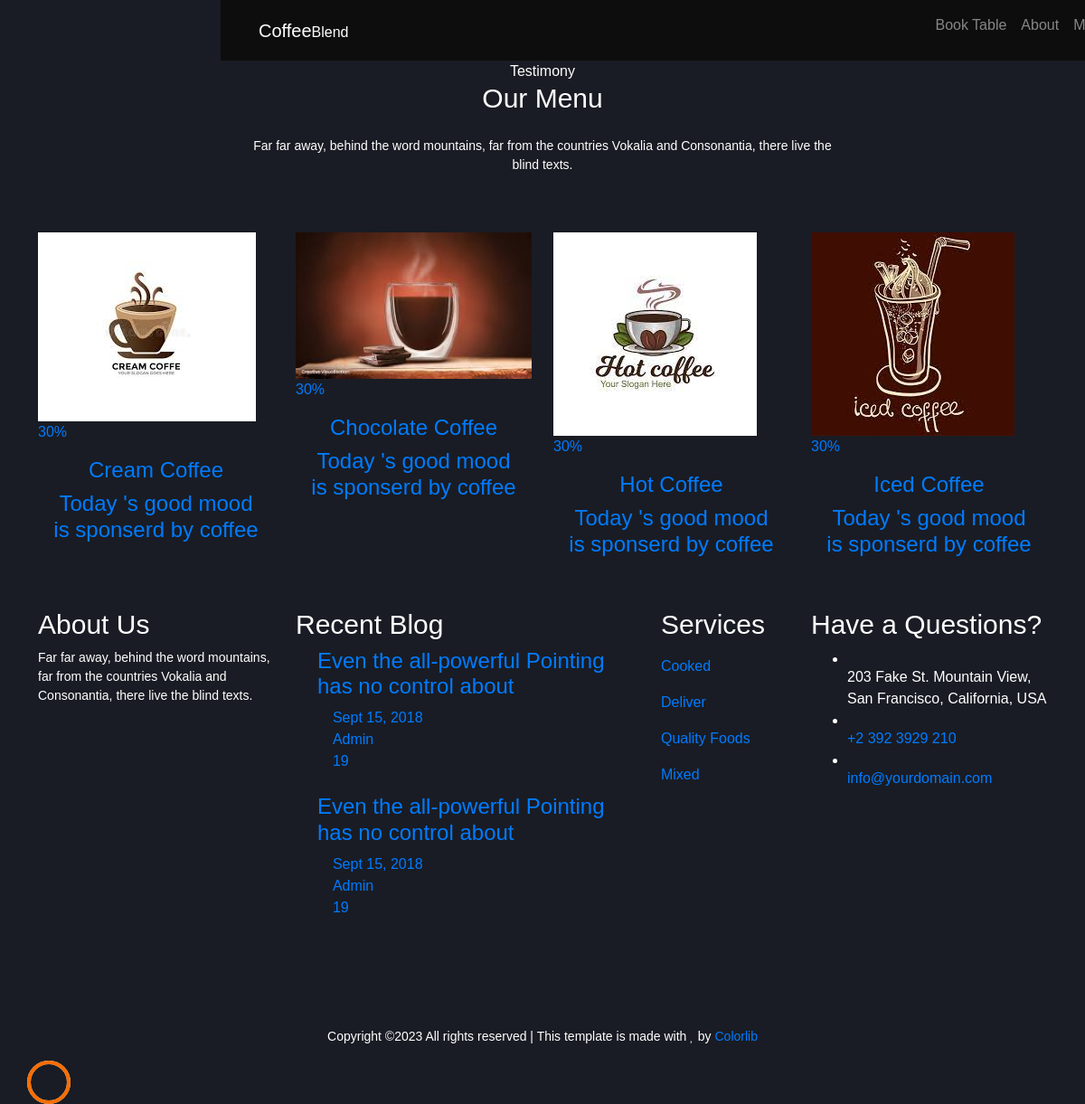
Screenshot of /Webapp/mypage/ with the database file from the repository.
### myAPP/models.py (models this page shows)
class regdb(models.Model):
    Category_Name = models.CharField(max_length=100, null=True, blank=True)
    Image = models.ImageField(upload_to="profile", null=True, blank=True)
    Description = models.CharField(max_length=100, null=True, blank=True)

### Webapp/views.py (the view)
# urls.py: path('mypage/',views.mypage,name='mypage'),
def mypage(request):
    data = regdb.objects.all()
    return render(request,"Webpage.html",{'data':data})

### Webapp/Templates/Webpage.html (shortened to what this page needs)
<!DOCTYPE html>
{% load static %}
<html lang="en">
  <head>
    <link rel="stylesheet" href="{%  static 'css/open-iconic-bootstrap.min.css' %}">
    <link rel="stylesheet" href="{%  static 'css/animate.css' %}">
    <link rel="stylesheet" href="{%  static 'css/owl.carousel.min.css' %}">
    <link rel="stylesheet" href="{%  static 'css/owl.theme.default.min.css' %}">
    <link rel="stylesheet" href="{%  static 'css/magnific-popup.css' %}">
    <link rel="stylesheet" href="{%  static 'css/aos.css' %}">
    <link rel="stylesheet" href="{%  static 'css/ionicons.min.css' %}">
    <link rel="stylesheet" href="{%  static 'css/bootstrap-datepicker.css' %}">
    <link rel="stylesheet" href="{%  static 'css/jquery.timepicker.css' %}">
    <link rel="stylesheet" href="{%  static 'css/flaticon.css' %}">
    <link rel="stylesheet" href="{%  static 'css/icomoon.css' %}">
    <link rel="stylesheet" href="{%  static 'css/style.css' %}">
  </head>
  <body>
  	<nav class="navbar navbar-expand-lg navbar-dark ftco_navbar bg-dark ftco-navbar-light" id="ftco-navbar">
	    <div class="container">
	      <a class="navbar-brand" href="index.html">Coffee<small>Blend</small></a>
	      <div class="collapse navbar-collapse" id="ftco-nav">
	        <ul class="navbar-nav ml-auto">
	          <li class="nav-item"><a href="{% url 'bpage' %}" class="nav-link">Book Table</a><li>
	          <li class="nav-item"><a href="{% url 'Abpage' %}" class="nav-link">About</a></li>
	          <li class="nav-item dropdown">
              <a class="nav-link dropdown-toggle" href="room.html" id="dropdown04" data-toggle="dropdown" aria-haspopup="true" aria-expanded="false">Menu</a>
            </li>
	        </ul>
	      </div>
		  </div>
	  </nav>
	    <div class="container">
	      <div class="row justify-content-center mb-5">
	        <div class="col-md-7 heading-section text-center ftco-animate">
	        	<span class="subheading">Testimony</span>
	          <h2 class="mb-4">Our Menu </h2>
	          <p>Far far away, behind the word mountains, far from the countries Vokalia and Consonantia, there live the blind texts.</p>
	        </div>
	      </div>
	    </div>
    <div class="container">
    		<div class="row">
				{% for i in data %}
				<div class="col-md-6 col-lg-3 ftco-animate">
    				<div class="product">
    					<a href="#" class="img-prod"><img class="img-fluid" src="{{ i.Image.url }}" alt="Colorlib Template">
    						<span class="status">30%</span>
    					</a>
    					<div class="text py-3 pb-4 px-3 text-center">
    						<h3><a href="#">{{ i.Category_Name}}</a></h3>
    						<div class="d-flex">
    							<div class="pricing">
									<h3><a href="#">{{ i.Description }}</a></h3>
		    					</div>
	    					</div>
	    					<div class="bottom-area d-flex px-3">
	    						<div class="m-auto d-flex">
	    							<a href="#" class="add-to-cart d-flex justify-content-center align-items-center text-center">
	    								<span><i class="ion-ios-menu"></i></span>
	    							</a>
	    							<a href="#" class="buy-now d-flex justify-content-center align-items-center mx-1">
	    								<span><i class="ion-ios-cart"></i></span>
	    							</a>
	    							<a href="#" class="heart d-flex justify-content-center align-items-center ">
	    								<span><i class="ion-ios-heart"></i></span>
	    							</a>
    							</div>
    						</div>
    					</div>
    				</div>
    			</div>
      {% endfor %}
<footer class="ftco-footer ftco-section img">
      <div class="container">
        <div class="row mb-5">
          <div class="col-lg-3 col-md-6 mb-5 mb-md-5">
            <div class="ftco-footer-widget mb-4">
              <h2 class="ftco-heading-2">About Us</h2>
              <p>Far far away, behind the word mountains, far from the countries Vokalia and Consonantia, there live the blind texts.</p>
              <ul class="ftco-footer-social list-unstyled float-md-left float-lft mt-5">
                <li class="ftco-animate"><a href="#"><span class="icon-twitter"></span></a></li>
                <li class="ftco-animate"><a href="#"><span class="icon-facebook"></span></a></li>
                <li class="ftco-animate"><a href="#"><span class="icon-instagram"></span></a></li>
              </ul>
            </div>
          </div>
          <div class="col-lg-4 col-md-6 mb-5 mb-md-5">
            <div class="ftco-footer-widget mb-4">
              <h2 class="ftco-heading-2">Recent Blog</h2>
              <div class="block-21 mb-4 d-flex">
                <div class="text">
                  <h3 class="heading"><a href="#">Even the all-powerful Pointing has no control about</a></h3>
                  <div class="meta">
                    <div><a href="#"><span class="icon-calendar"></span> Sept 15, 2018</a></div>
                    <div><a href="#"><span class="icon-person"></span> Admin</a></div>
                    <div><a href="#"><span class="icon-chat"></span> 19</a></div>
                  </div>
                </div>
              </div>
              <div class="block-21 mb-4 d-flex">
                <div class="text">
                  <h3 class="heading"><a href="#">Even the all-powerful Pointing has no control about</a></h3>
                  <div class="meta">
                    <div><a href="#"><span class="icon-calendar"></span> Sept 15, 2018</a></div>
                    <div><a href="#"><span class="icon-person"></span> Admin</a></div>
                    <div><a href="#"><span class="icon-chat"></span> 19</a></div>
                  </div>
                </div>
              </div>
            </div>
          </div>
          <div class="col-lg-2 col-md-6 mb-5 mb-md-5">
             <div class="ftco-footer-widget mb-4 ml-md-4">
              <h2 class="ftco-heading-2">Services</h2>
              <ul class="list-unstyled">
                <li><a href="#" class="py-2 d-block">Cooked</a></li>
                <li><a href="#" class="py-2 d-block">Deliver</a></li>
                <li><a href="#" class="py-2 d-block">Quality Foods</a></li>
                <li><a href="#" class="py-2 d-block">Mixed</a></li>
              </ul>
            </div>
          </div>
          <div class="col-lg-3 col-md-6 mb-5 mb-md-5">
            <div class="ftco-footer-widget mb-4">
            	<h2 class="ftco-heading-2">Have a Questions?</h2>
            	<div class="block-23 mb-3">
	              <ul>
	                <li><span class="icon icon-map-marker"></span><span class="text">203 Fake St. Mountain View, San Francisco, California, USA</span></li>
	                <li><a href="#"><span class="icon icon-phone"></span><span class="text">+2 392 3929 210</span></a></li>
	                <li><a href="#"><span class="icon icon-envelope"></span><span class="text">info@yourdomain.com</span></a></li>
	              </ul>
	            </div>
            </div>
          </div>
        </div>
        <div class="row">
          <div class="col-md-12 text-center">
            <p>
  Copyright &copy;<script>document.write(new Date().getFullYear());</script> All rights reserved | This template is made with <i class="icon-heart" aria-hidden="true"></i> by <a href="https://colorlib.com" target="_blank">Colorlib</a>
  </p>
          </div>
        </div>
      </div>
    </footer>
  <div id="ftco-loader" class="show fullscreen"><svg class="circular" width="48px" height="48px"><circle class="path-bg" cx="24" cy="24" r="22" fill="none" stroke-width="4" stroke="#eeeeee"/><circle class="path" cx="24" cy="24" r="22" fill="none" stroke-width="4" stroke-miterlimit="10" stroke="#F96D00"/></svg></div>
  </body>
</html>

### Webapp/static/assets/css/icomoon.css (style rules this page uses)
[class^="icon-"], [class*=" icon-"] { font-family: 'icomoon' !important; speak: none; font-style: normal; font-weight: normal; font-variant: normal; text-transform: none; line-height: 1; -webkit-font-smoothing: antialiased; -moz-osx-font-smoothing: grayscale; }
.icon-heart:before { content: "\f004"; }
.icon-map-marker:before { content: "\f041"; }
.icon-calendar:before { content: "\f073"; }
.icon-phone:before { content: "\f095"; }
.icon-twitter:before { content: "\f099"; }
.icon-facebook:before { content: "\f09a"; }
.icon-envelope:before { content: "\f0e0"; }
.icon-instagram:before { content: "\f16d"; }
.icon-chat:before { content: "\e0b7"; }
.icon-person:before { content: "\e7fd"; }

### rows the page displays
regdb: Image (picture), Category_Name "Cream Coffee", Description "Today 's good mood is sponserd by coffee"
regdb: Image (picture), Category_Name "Chocolate Coffee", Description "Today 's good mood is sponserd by coffee"
regdb: Image (picture), Category_Name "Hot Coffee", Description "Today 's good mood is sponserd by coffee"
regdb: Image (picture), Category_Name "Iced Coffee", Description "Today 's good mood is sponserd by coffee"
